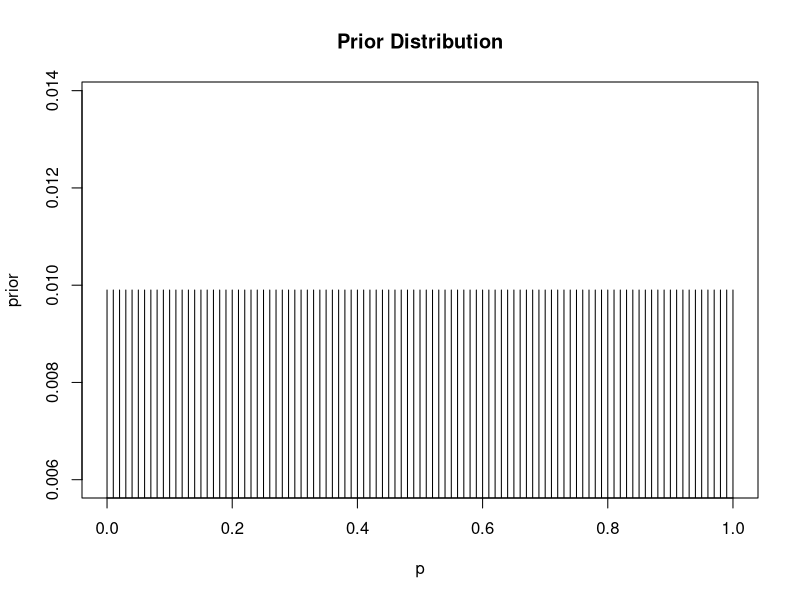
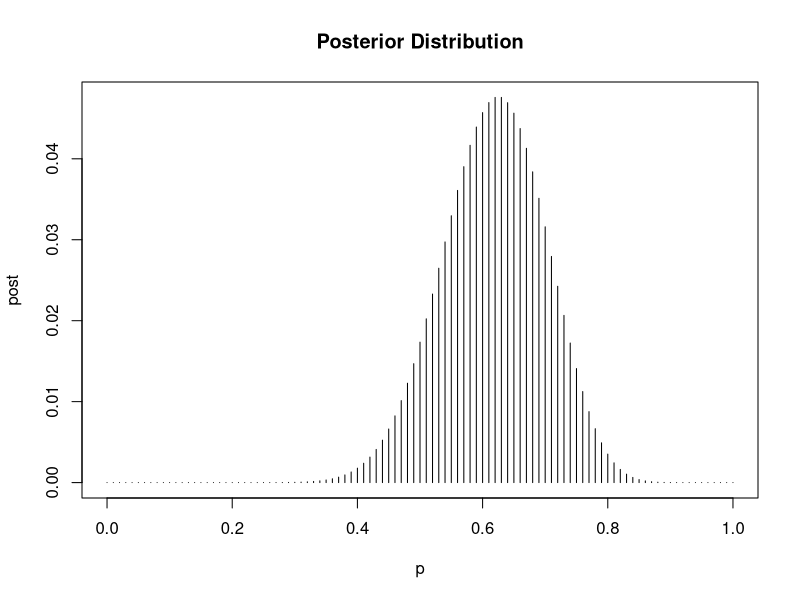

Reproduce these figures in R, in order.
###########################################
###    Session 2 Exercise Solutions     ###
###########################################

# Discrete Prior
p <- seq(0, 1, by = 0.01)
p
prior <- 1 / 101 + 0 * p
prior
plot(p, prior,
     type="h",
     main="Prior Distribution")
# The prior distribution looks uniform

# Posterior
library(LearnBayes)
post <- pdisc(p, prior, c(20, 12))
post
plot(p, post,
     type="h",
     main="Posterior Distribution")
# The posterior distribution looks normal

# Highest Probabilities
?discint
discint(cbind(p, post), 0.90)
# The probability that p falls in the interval 
# {0.49, 0.75} is approximately 0.90.
discint(cbind(p, post), 0.95)
# The probability that p falls in the interval 
# {0.46, 0.77} is approximately 0.95.
discint(cbind(p, post), 0.99)
# The probability that p falls in the interval 
# {0.40, 0.81} is approximately 0.99.
